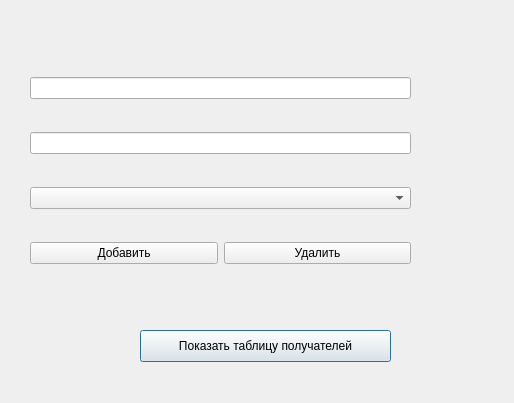
<?xml version="1.0" encoding="UTF-8"?>
<ui version="4.0">
 <class>ReceiversEdit</class>
 <widget class="QDialog" name="ReceiversEdit">
  <property name="geometry">
   <rect>
    <x>0</x>
    <y>0</y>
    <width>514</width>
    <height>403</height>
   </rect>
  </property>
  <property name="windowTitle">
   <string>Dialog</string>
  </property>
  <widget class="QPushButton" name="pushButtonShow">
   <property name="geometry">
    <rect>
     <x>140</x>
     <y>330</y>
     <width>251</width>
     <height>32</height>
    </rect>
   </property>
   <property name="text">
    <string>Показать таблицу получателей</string>
   </property>
  </widget>
  <widget class="QWidget" name="layoutWidget">
   <property name="geometry">
    <rect>
     <x>30</x>
     <y>50</y>
     <width>381</width>
     <height>241</height>
    </rect>
   </property>
   <layout class="QGridLayout" name="gridLayout_2">
    <item row="0" column="0" colspan="2">
     <widget class="QLineEdit" name="lineEditName"/>
    </item>
    <item row="1" column="0" colspan="2">
     <widget class="QLineEdit" name="lineEditEmail"/>
    </item>
    <item row="3" column="0">
     <widget class="QPushButton" name="pushButtonAdd">
      <property name="text">
       <string>Добавить</string>
      </property>
     </widget>
    </item>
    <item row="3" column="1">
     <widget class="QPushButton" name="pushButtonDelete">
      <property name="text">
       <string>Удалить</string>
      </property>
     </widget>
    </item>
    <item row="2" column="0" colspan="2">
     <widget class="QComboBox" name="comboBox">
      <property name="enabled">
       <bool>true</bool>
      </property>
      <property name="editable">
       <bool>false</bool>
      </property>
      <property name="duplicatesEnabled">
       <bool>false</bool>
      </property>
      <property name="frame">
       <bool>true</bool>
      </property>
     </widget>
    </item>
   </layout>
  </widget>
 </widget>
 <resources/>
 <connections/>
</ui>
